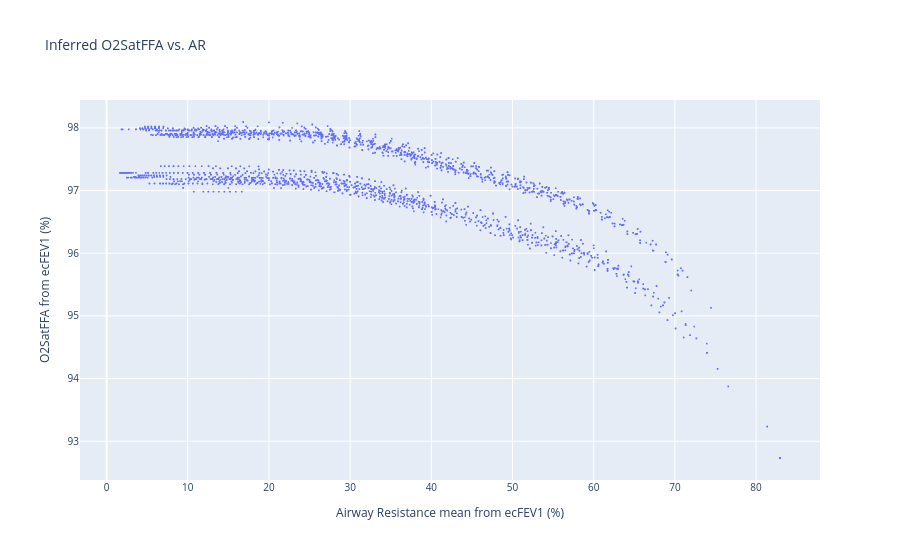

The notebook cell this image was saved under:
### Code cell
# Add title: inferred O2SatFFA from ecFEV1 vs. AR
title = "Inferred O2SatFFA vs. AR"
fig = px.scatter(
    df,
    x="Airway Resistance mean from ecFEV1 (%)",
    y="O2SatFFA from ecFEV1 (%)",
    title=title,
    hover_data=["ID", "ecFEV1"],
)
# Reduce marker size
fig.update_traces(marker=dict(size=2))
fig.update_layout(font=dict(size=10), title=title)
fig.show()

### Figure 1 — Plotly figure (JSON) as saved in the notebook; plotly's stock layout.template omitted (floating-point values rounded to 4 significant figures; data arrays with more than 128 entries replaced by an {"elided": "..."} marker saying what was removed)
{"data": [{"customdata": {"elided": "20397x2 mixed values"}, "hovertemplate": "Airway Resistance mean from ecFEV1 (%)=%{x}<br>O2SatFFA from ecFEV1 (%)=%{y}<br>ID=%{customdata[0]}<br>ecFEV1=%{customdata[1]}<extra></extra>", "legendgroup": "", "marker": {"color": "#636efa", "size": 2, "symbol": "circle"}, "mode": "markers", "name": "", "showlegend": false, "type": "scattergl", "x": {"elided": "20397 float values"}, "xaxis": "x", "y": {"elided": "20397 float values"}, "yaxis": "y"}], "layout": {"font": {"size": 10}, "legend": {"tracegroupgap": 0}, "title": {"text": "Inferred O2SatFFA vs. AR"}, "xaxis": {"anchor": "y", "domain": [0, 1], "title": {"text": "Airway Resistance mean from ecFEV1 (%)"}}, "yaxis": {"anchor": "x", "domain": [0, 1], "title": {"text": "O2SatFFA from ecFEV1 (%)"}}}}
